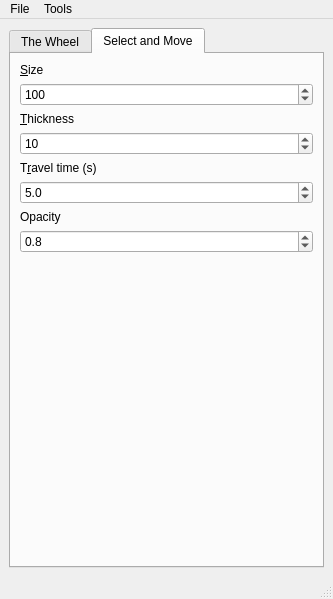
<?xml version="1.0" encoding="UTF-8"?>
<ui version="4.0">
 <author>Joan Juvert</author>
 <class>MainWindow</class>
 <widget class="QMainWindow" name="MainWindow">
  <property name="geometry">
   <rect>
    <x>0</x>
    <y>0</y>
    <width>333</width>
    <height>599</height>
   </rect>
  </property>
  <property name="sizePolicy">
   <sizepolicy hsizetype="Preferred" vsizetype="Preferred">
    <horstretch>0</horstretch>
    <verstretch>0</verstretch>
   </sizepolicy>
  </property>
  <property name="maximumSize">
   <size>
    <width>16777215</width>
    <height>599</height>
   </size>
  </property>
  <property name="focusPolicy">
   <enum>Qt::ClickFocus</enum>
  </property>
  <property name="windowTitle">
   <string>OET</string>
  </property>
  <widget class="QWidget" name="centralwidget">
   <property name="autoFillBackground">
    <bool>false</bool>
   </property>
   <layout class="QGridLayout" name="gridLayout_4">
    <item row="0" column="1">
     <widget class="QTabWidget" name="tabWidget">
      <property name="currentIndex">
       <number>1</number>
      </property>
      <widget class="QWidget" name="wheelTab">
       <attribute name="title">
        <string>The Wheel</string>
       </attribute>
       <layout class="QGridLayout" name="gridLayout">
        <item row="0" column="0">
         <layout class="QGridLayout" name="gridLayout_2">
          <item row="0" column="0">
           <layout class="QVBoxLayout" name="verticalLayout">
            <item>
             <layout class="QVBoxLayout" name="verticalLayout_2">
              <item>
               <widget class="QLabel" name="tab1_scaleLabel">
                <property name="text">
                 <string>&amp;Scale</string>
                </property>
                <property name="buddy">
                 <cstring>tab1_scaleSpinBox</cstring>
                </property>
               </widget>
              </item>
              <item>
               <widget class="QDoubleSpinBox" name="tab1_scaleSpinBox">
                <property name="toolTip">
                 <string>Scale of the figure</string>
                </property>
                <property name="accelerated">
                 <bool>false</bool>
                </property>
                <property name="maximum">
                 <double>100.000000000000000</double>
                </property>
                <property name="singleStep">
                 <double>0.100000000000000</double>
                </property>
                <property name="value">
                 <double>1.000000000000000</double>
                </property>
               </widget>
              </item>
             </layout>
            </item>
            <item>
             <layout class="QVBoxLayout" name="verticalLayout_9">
              <item>
               <widget class="QLabel" name="tab1_thicknessLabel">
                <property name="text">
                 <string>&amp;Thickness</string>
                </property>
                <property name="buddy">
                 <cstring>tab1_thicknessSpinBox</cstring>
                </property>
               </widget>
              </item>
              <item>
               <widget class="QDoubleSpinBox" name="tab1_thicknessSpinBox">
                <property name="toolTip">
                 <string>Thickness of the lines</string>
                </property>
                <property name="decimals">
                 <number>0</number>
                </property>
                <property name="value">
                 <double>10.000000000000000</double>
                </property>
               </widget>
              </item>
             </layout>
            </item>
            <item>
             <layout class="QVBoxLayout" name="verticalLayout_3">
              <item>
               <widget class="QLabel" name="tab1_speedLabel">
                <property name="text">
                 <string>&amp;Angular velocity (rps)</string>
                </property>
                <property name="buddy">
                 <cstring>tab1_speedSpinBox</cstring>
                </property>
               </widget>
              </item>
              <item>
               <widget class="QDoubleSpinBox" name="tab1_speedSpinBox">
                <property name="toolTip">
                 <string>Angular velocity in revolutions per second</string>
                </property>
                <property name="decimals">
                 <number>3</number>
                </property>
                <property name="maximum">
                 <double>100.000000000000000</double>
                </property>
                <property name="singleStep">
                 <double>0.010000000000000</double>
                </property>
                <property name="value">
                 <double>0.010000000000000</double>
                </property>
               </widget>
              </item>
             </layout>
            </item>
            <item>
             <layout class="QVBoxLayout" name="verticalLayout_4">
              <item>
               <widget class="QLabel" name="tab1_distanceLabel">
                <property name="text">
                 <string>&amp;Distance (um)</string>
                </property>
                <property name="buddy">
                 <cstring>tab1_distanceSpinBox</cstring>
                </property>
               </widget>
              </item>
              <item>
               <widget class="QDoubleSpinBox" name="tab1_distanceSpinBox">
                <property name="toolTip">
                 <string>The distance from the center of the wheel to the center of the bead</string>
                </property>
                <property name="decimals">
                 <number>1</number>
                </property>
                <property name="maximum">
                 <double>1000.000000000000000</double>
                </property>
                <property name="value">
                 <double>100.000000000000000</double>
                </property>
               </widget>
              </item>
             </layout>
            </item>
            <item>
             <layout class="QVBoxLayout" name="verticalLayout_6">
              <item>
               <widget class="QLabel" name="tab1_diameterLabel">
                <property name="text">
                 <string>Bead dia&amp;meter (um)</string>
                </property>
                <property name="buddy">
                 <cstring>tab1_diameterSpinBox</cstring>
                </property>
               </widget>
              </item>
              <item>
               <widget class="QDoubleSpinBox" name="tab1_diameterSpinBox">
                <property name="toolTip">
                 <string>Radius of the bead in microns</string>
                </property>
                <property name="decimals">
                 <number>1</number>
                </property>
                <property name="maximum">
                 <double>1000.000000000000000</double>
                </property>
                <property name="value">
                 <double>10.000000000000000</double>
                </property>
               </widget>
              </item>
             </layout>
            </item>
            <item>
             <layout class="QVBoxLayout" name="verticalLayout_10">
              <item>
               <widget class="QLabel" name="tab1_densityLabel">
                <property name="text">
                 <string>Bead de&amp;nsity (g/cm3)</string>
                </property>
                <property name="buddy">
                 <cstring>tab1_densitySpinBox</cstring>
                </property>
               </widget>
              </item>
              <item>
               <widget class="QDoubleSpinBox" name="tab1_densitySpinBox">
                <property name="toolTip">
                 <string>The density of the bead in g/cm3</string>
                </property>
                <property name="decimals">
                 <number>3</number>
                </property>
                <property name="maximum">
                 <double>100.000000000000000</double>
                </property>
               </widget>
              </item>
             </layout>
            </item>
            <item>
             <layout class="QVBoxLayout" name="verticalLayout_7">
              <item>
               <widget class="QLabel" name="tab1_viscositylabel">
                <property name="text">
                 <string>Dynamic &amp;viscosity (mPa s)</string>
                </property>
                <property name="buddy">
                 <cstring>tab1_viscositySpinBox</cstring>
                </property>
               </widget>
              </item>
              <item>
               <widget class="QDoubleSpinBox" name="tab1_viscositySpinBox">
                <property name="toolTip">
                 <string>Dynamic viscosity of the solution in mPa s</string>
                </property>
                <property name="decimals">
                 <number>5</number>
                </property>
                <property name="maximum">
                 <double>1000000.000000000000000</double>
                </property>
               </widget>
              </item>
             </layout>
            </item>
           </layout>
          </item>
          <item row="0" column="1">
           <layout class="QVBoxLayout" name="verticalLayout_12">
            <item>
             <layout class="QVBoxLayout" name="verticalLayout_5">
              <item>
               <widget class="QLabel" name="tab1_linspeedLabel">
                <property name="text">
                 <string>Linear velocity (um/s)</string>
                </property>
               </widget>
              </item>
              <item>
               <widget class="QLCDNumber" name="tab1_linVelocityLcdNumber">
                <property name="palette">
                 <palette>
                  <active>
                   <colorrole role="WindowText">
                    <brush brushstyle="SolidPattern">
                     <color alpha="255">
                      <red>33</red>
                      <green>33</green>
                      <blue>33</blue>
                     </color>
                    </brush>
                   </colorrole>
                   <colorrole role="Light">
                    <brush brushstyle="SolidPattern">
                     <color alpha="255">
                      <red>100</red>
                      <green>100</green>
                      <blue>100</blue>
                     </color>
                    </brush>
                   </colorrole>
                   <colorrole role="Dark">
                    <brush brushstyle="SolidPattern">
                     <color alpha="255">
                      <red>0</red>
                      <green>0</green>
                      <blue>0</blue>
                     </color>
                    </brush>
                   </colorrole>
                   <colorrole role="Text">
                    <brush brushstyle="SolidPattern">
                     <color alpha="255">
                      <red>33</red>
                      <green>33</green>
                      <blue>33</blue>
                     </color>
                    </brush>
                   </colorrole>
                   <colorrole role="ButtonText">
                    <brush brushstyle="SolidPattern">
                     <color alpha="255">
                      <red>33</red>
                      <green>33</green>
                      <blue>33</blue>
                     </color>
                    </brush>
                   </colorrole>
                  </active>
                  <inactive>
                   <colorrole role="WindowText">
                    <brush brushstyle="SolidPattern">
                     <color alpha="255">
                      <red>33</red>
                      <green>33</green>
                      <blue>33</blue>
                     </color>
                    </brush>
                   </colorrole>
                   <colorrole role="Light">
                    <brush brushstyle="SolidPattern">
                     <color alpha="255">
                      <red>100</red>
                      <green>100</green>
                      <blue>100</blue>
                     </color>
                    </brush>
                   </colorrole>
                   <colorrole role="Dark">
                    <brush brushstyle="SolidPattern">
                     <color alpha="255">
                      <red>0</red>
                      <green>0</green>
                      <blue>0</blue>
                     </color>
                    </brush>
                   </colorrole>
                   <colorrole role="Text">
                    <brush brushstyle="SolidPattern">
                     <color alpha="255">
                      <red>33</red>
                      <green>33</green>
                      <blue>33</blue>
                     </color>
                    </brush>
                   </colorrole>
                   <colorrole role="ButtonText">
                    <brush brushstyle="SolidPattern">
                     <color alpha="255">
                      <red>33</red>
                      <green>33</green>
                      <blue>33</blue>
                     </color>
                    </brush>
                   </colorrole>
                  </inactive>
                  <disabled>
                   <colorrole role="WindowText">
                    <brush brushstyle="SolidPattern">
                     <color alpha="255">
                      <red>0</red>
                      <green>0</green>
                      <blue>0</blue>
                     </color>
                    </brush>
                   </colorrole>
                   <colorrole role="Light">
                    <brush brushstyle="SolidPattern">
                     <color alpha="255">
                      <red>100</red>
                      <green>100</green>
                      <blue>100</blue>
                     </color>
                    </brush>
                   </colorrole>
                   <colorrole role="Dark">
                    <brush brushstyle="SolidPattern">
                     <color alpha="255">
                      <red>0</red>
                      <green>0</green>
                      <blue>0</blue>
                     </color>
                    </brush>
                   </colorrole>
                   <colorrole role="Text">
                    <brush brushstyle="SolidPattern">
                     <color alpha="255">
                      <red>0</red>
                      <green>0</green>
                      <blue>0</blue>
                     </color>
                    </brush>
                   </colorrole>
                   <colorrole role="ButtonText">
                    <brush brushstyle="SolidPattern">
                     <color alpha="255">
                      <red>0</red>
                      <green>0</green>
                      <blue>0</blue>
                     </color>
                    </brush>
                   </colorrole>
                  </disabled>
                 </palette>
                </property>
                <property name="toolTip">
                 <string>Linear velocity of the bead in microns per second</string>
                </property>
                <property name="frameShape">
                 <enum>QFrame::NoFrame</enum>
                </property>
                <property name="frameShadow">
                 <enum>QFrame::Raised</enum>
                </property>
                <property name="smallDecimalPoint">
                 <bool>false</bool>
                </property>
                <property name="numDigits">
                 <number>6</number>
                </property>
               </widget>
              </item>
             </layout>
            </item>
            <item>
             <layout class="QVBoxLayout" name="verticalLayout_8">
              <item>
               <widget class="QLabel" name="tab1_forcelabel">
                <property name="text">
                 <string>DEP (pN)</string>
                </property>
                <property name="textFormat">
                 <enum>Qt::PlainText</enum>
                </property>
               </widget>
              </item>
              <item>
               <widget class="QLCDNumber" name="tab1_forceLcdNumber">
                <property name="palette">
                 <palette>
                  <active>
                   <colorrole role="WindowText">
                    <brush brushstyle="SolidPattern">
                     <color alpha="255">
                      <red>33</red>
                      <green>33</green>
                      <blue>33</blue>
                     </color>
                    </brush>
                   </colorrole>
                   <colorrole role="Light">
                    <brush brushstyle="SolidPattern">
                     <color alpha="255">
                      <red>100</red>
                      <green>100</green>
                      <blue>100</blue>
                     </color>
                    </brush>
                   </colorrole>
                   <colorrole role="Dark">
                    <brush brushstyle="SolidPattern">
                     <color alpha="255">
                      <red>0</red>
                      <green>0</green>
                      <blue>0</blue>
                     </color>
                    </brush>
                   </colorrole>
                   <colorrole role="Text">
                    <brush brushstyle="SolidPattern">
                     <color alpha="255">
                      <red>33</red>
                      <green>33</green>
                      <blue>33</blue>
                     </color>
                    </brush>
                   </colorrole>
                   <colorrole role="ButtonText">
                    <brush brushstyle="SolidPattern">
                     <color alpha="255">
                      <red>33</red>
                      <green>33</green>
                      <blue>33</blue>
                     </color>
                    </brush>
                   </colorrole>
                  </active>
                  <inactive>
                   <colorrole role="WindowText">
                    <brush brushstyle="SolidPattern">
                     <color alpha="255">
                      <red>33</red>
                      <green>33</green>
                      <blue>33</blue>
                     </color>
                    </brush>
                   </colorrole>
                   <colorrole role="Light">
                    <brush brushstyle="SolidPattern">
                     <color alpha="255">
                      <red>100</red>
                      <green>100</green>
                      <blue>100</blue>
                     </color>
                    </brush>
                   </colorrole>
                   <colorrole role="Dark">
                    <brush brushstyle="SolidPattern">
                     <color alpha="255">
                      <red>0</red>
                      <green>0</green>
                      <blue>0</blue>
                     </color>
                    </brush>
                   </colorrole>
                   <colorrole role="Text">
                    <brush brushstyle="SolidPattern">
                     <color alpha="255">
                      <red>33</red>
                      <green>33</green>
                      <blue>33</blue>
                     </color>
                    </brush>
                   </colorrole>
                   <colorrole role="ButtonText">
                    <brush brushstyle="SolidPattern">
                     <color alpha="255">
                      <red>33</red>
                      <green>33</green>
                      <blue>33</blue>
                     </color>
                    </brush>
                   </colorrole>
                  </inactive>
                  <disabled>
                   <colorrole role="WindowText">
                    <brush brushstyle="SolidPattern">
                     <color alpha="255">
                      <red>0</red>
                      <green>0</green>
                      <blue>0</blue>
                     </color>
                    </brush>
                   </colorrole>
                   <colorrole role="Light">
                    <brush brushstyle="SolidPattern">
                     <color alpha="255">
                      <red>100</red>
                      <green>100</green>
                      <blue>100</blue>
                     </color>
                    </brush>
                   </colorrole>
                   <colorrole role="Dark">
                    <brush brushstyle="SolidPattern">
                     <color alpha="255">
                      <red>0</red>
                      <green>0</green>
                      <blue>0</blue>
                     </color>
                    </brush>
                   </colorrole>
                   <colorrole role="Text">
                    <brush brushstyle="SolidPattern">
                     <color alpha="255">
                      <red>0</red>
                      <green>0</green>
                      <blue>0</blue>
                     </color>
                    </brush>
                   </colorrole>
                   <colorrole role="ButtonText">
                    <brush brushstyle="SolidPattern">
                     <color alpha="255">
                      <red>0</red>
                      <green>0</green>
                      <blue>0</blue>
                     </color>
                    </brush>
                   </colorrole>
                  </disabled>
                 </palette>
                </property>
                <property name="toolTip">
                 <string>Dielectrophoretic force in pN</string>
                </property>
                <property name="frameShape">
                 <enum>QFrame::NoFrame</enum>
                </property>
                <property name="frameShadow">
                 <enum>QFrame::Raised</enum>
                </property>
                <property name="smallDecimalPoint">
                 <bool>false</bool>
                </property>
                <property name="numDigits">
                 <number>6</number>
                </property>
               </widget>
              </item>
             </layout>
            </item>
            <item>
             <layout class="QVBoxLayout" name="verticalLayout_11">
              <item>
               <widget class="QLabel" name="tab1_centripetalLabel">
                <property name="text">
                 <string>Centripetal force (pN)</string>
                </property>
                <property name="textFormat">
                 <enum>Qt::PlainText</enum>
                </property>
               </widget>
              </item>
              <item>
               <widget class="QLCDNumber" name="tab1_centripetalLcdNumber">
                <property name="palette">
                 <palette>
                  <active>
                   <colorrole role="WindowText">
                    <brush brushstyle="SolidPattern">
                     <color alpha="255">
                      <red>33</red>
                      <green>33</green>
                      <blue>33</blue>
                     </color>
                    </brush>
                   </colorrole>
                   <colorrole role="Light">
                    <brush brushstyle="SolidPattern">
                     <color alpha="255">
                      <red>100</red>
                      <green>100</green>
                      <blue>100</blue>
                     </color>
                    </brush>
                   </colorrole>
                   <colorrole role="Dark">
                    <brush brushstyle="SolidPattern">
                     <color alpha="255">
                      <red>0</red>
                      <green>0</green>
                      <blue>0</blue>
                     </color>
                    </brush>
                   </colorrole>
                   <colorrole role="Text">
                    <brush brushstyle="SolidPattern">
                     <color alpha="255">
                      <red>33</red>
                      <green>33</green>
                      <blue>33</blue>
                     </color>
                    </brush>
                   </colorrole>
                   <colorrole role="ButtonText">
                    <brush brushstyle="SolidPattern">
                     <color alpha="255">
                      <red>33</red>
                      <green>33</green>
                      <blue>33</blue>
                     </color>
                    </brush>
                   </colorrole>
                  </active>
                  <inactive>
                   <colorrole role="WindowText">
                    <brush brushstyle="SolidPattern">
                     <color alpha="255">
                      <red>33</red>
                      <green>33</green>
                      <blue>33</blue>
                     </color>
                    </brush>
                   </colorrole>
                   <colorrole role="Light">
                    <brush brushstyle="SolidPattern">
                     <color alpha="255">
                      <red>100</red>
                      <green>100</green>
                      <blue>100</blue>
                     </color>
                    </brush>
                   </colorrole>
                   <colorrole role="Dark">
                    <brush brushstyle="SolidPattern">
                     <color alpha="255">
                      <red>0</red>
                      <green>0</green>
                      <blue>0</blue>
                     </color>
                    </brush>
                   </colorrole>
                   <colorrole role="Text">
                    <brush brushstyle="SolidPattern">
                     <color alpha="255">
                      <red>33</red>
                      <green>33</green>
                      <blue>33</blue>
                     </color>
                    </brush>
                   </colorrole>
                   <colorrole role="ButtonText">
                    <brush brushstyle="SolidPattern">
                     <color alpha="255">
                      <red>33</red>
                      <green>33</green>
                      <blue>33</blue>
                     </color>
                    </brush>
                   </colorrole>
                  </inactive>
                  <disabled>
                   <colorrole role="WindowText">
                    <brush brushstyle="SolidPattern">
                     <color alpha="255">
                      <red>0</red>
                      <green>0</green>
                      <blue>0</blue>
                     </color>
                    </brush>
                   </colorrole>
                   <colorrole role="Light">
                    <brush brushstyle="SolidPattern">
                     <color alpha="255">
                      <red>100</red>
                      <green>100</green>
                      <blue>100</blue>
                     </color>
                    </brush>
                   </colorrole>
                   <colorrole role="Dark">
                    <brush brushstyle="SolidPattern">
                     <color alpha="255">
                      <red>0</red>
                      <green>0</green>
                      <blue>0</blue>
                     </color>
                    </brush>
                   </colorrole>
                   <colorrole role="Text">
                    <brush brushstyle="SolidPattern">
                     <color alpha="255">
                      <red>0</red>
                      <green>0</green>
                      <blue>0</blue>
                     </color>
                    </brush>
                   </colorrole>
                   <colorrole role="ButtonText">
                    <brush brushstyle="SolidPattern">
                     <color alpha="255">
                      <red>0</red>
                      <green>0</green>
                      <blue>0</blue>
                     </color>
                    </brush>
                   </colorrole>
                  </disabled>
                 </palette>
                </property>
                <property name="toolTip">
                 <string>Centripetal force in pN</string>
                </property>
                <property name="frameShape">
                 <enum>QFrame::NoFrame</enum>
                </property>
                <property name="frameShadow">
                 <enum>QFrame::Raised</enum>
                </property>
                <property name="smallDecimalPoint">
                 <bool>false</bool>
                </property>
                <property name="numDigits">
                 <number>6</number>
                </property>
               </widget>
              </item>
             </layout>
            </item>
           </layout>
          </item>
         </layout>
        </item>
        <item row="2" column="0">
         <layout class="QVBoxLayout" name="verticalLayout_13">
          <item>
           <layout class="QHBoxLayout" name="horizontalLayout">
            <item>
             <widget class="QPushButton" name="tab1_engagePushButton">
              <property name="toolTip">
               <string>Start the animation</string>
              </property>
              <property name="text">
               <string>&amp;Engage</string>
              </property>
             </widget>
            </item>
            <item>
             <widget class="QPushButton" name="tab1_stopPushButton">
              <property name="toolTip">
               <string>Stop the animation</string>
              </property>
              <property name="text">
               <string>Sto&amp;p</string>
              </property>
             </widget>
            </item>
           </layout>
          </item>
          <item>
           <widget class="QPushButton" name="tab1_recordPushButton">
            <property name="focusPolicy">
             <enum>Qt::StrongFocus</enum>
            </property>
            <property name="toolTip">
             <string>Record the current parameters to file</string>
            </property>
            <property name="text">
             <string>&amp;Record</string>
            </property>
           </widget>
          </item>
         </layout>
        </item>
        <item row="1" column="0">
         <spacer name="verticalSpacer">
          <property name="orientation">
           <enum>Qt::Vertical</enum>
          </property>
          <property name="sizeHint" stdset="0">
           <size>
            <width>20</width>
            <height>40</height>
           </size>
          </property>
         </spacer>
        </item>
       </layout>
      </widget>
      <widget class="QWidget" name="testTab">
       <attribute name="title">
        <string>Select and Move</string>
       </attribute>
       <layout class="QVBoxLayout" name="verticalLayout_18">
        <item>
         <layout class="QVBoxLayout" name="verticalLayout_16">
          <item>
           <widget class="QLabel" name="tab2_sizeLabel">
            <property name="text">
             <string>&amp;Size</string>
            </property>
            <property name="buddy">
             <cstring>tab2_sizeSpinBox</cstring>
            </property>
           </widget>
          </item>
          <item>
           <widget class="QDoubleSpinBox" name="tab2_sizeSpinBox">
            <property name="decimals">
             <number>0</number>
            </property>
            <property name="maximum">
             <double>1000.000000000000000</double>
            </property>
            <property name="value">
             <double>100.000000000000000</double>
            </property>
           </widget>
          </item>
         </layout>
        </item>
        <item>
         <layout class="QVBoxLayout" name="verticalLayout_14">
          <item>
           <widget class="QLabel" name="tab2_thicknessLabel">
            <property name="text">
             <string>&amp;Thickness</string>
            </property>
            <property name="buddy">
             <cstring>tab2_thicknessSpinBox</cstring>
            </property>
           </widget>
          </item>
          <item>
           <widget class="QDoubleSpinBox" name="tab2_thicknessSpinBox">
            <property name="decimals">
             <number>0</number>
            </property>
            <property name="minimum">
             <double>1.000000000000000</double>
            </property>
            <property name="value">
             <double>10.000000000000000</double>
            </property>
           </widget>
          </item>
         </layout>
        </item>
        <item>
         <layout class="QVBoxLayout" name="verticalLayout_15">
          <item>
           <widget class="QLabel" name="tab2_travelTimeLabel">
            <property name="text">
             <string>T&amp;ravel time (s)</string>
            </property>
            <property name="buddy">
             <cstring>tab2_travelTimeSpinBox</cstring>
            </property>
           </widget>
          </item>
          <item>
           <widget class="QDoubleSpinBox" name="tab2_travelTimeSpinBox">
            <property name="decimals">
             <number>1</number>
            </property>
            <property name="minimum">
             <double>0.100000000000000</double>
            </property>
            <property name="singleStep">
             <double>0.100000000000000</double>
            </property>
            <property name="value">
             <double>5.000000000000000</double>
            </property>
           </widget>
          </item>
         </layout>
        </item>
        <item>
         <layout class="QVBoxLayout" name="verticalLayout_17">
          <item>
           <widget class="QLabel" name="tab2_opacityLabel">
            <property name="text">
             <string>Opacity</string>
            </property>
            <property name="buddy">
             <cstring>tab2_opacitySpinBox</cstring>
            </property>
           </widget>
          </item>
          <item>
           <widget class="QDoubleSpinBox" name="tab2_opacitySpinBox">
            <property name="decimals">
             <number>1</number>
            </property>
            <property name="maximum">
             <double>1.000000000000000</double>
            </property>
            <property name="singleStep">
             <double>0.100000000000000</double>
            </property>
            <property name="value">
             <double>0.800000000000000</double>
            </property>
           </widget>
          </item>
         </layout>
        </item>
        <item>
         <spacer name="verticalSpacer_2">
          <property name="orientation">
           <enum>Qt::Vertical</enum>
          </property>
          <property name="sizeHint" stdset="0">
           <size>
            <width>20</width>
            <height>304</height>
           </size>
          </property>
         </spacer>
        </item>
       </layout>
      </widget>
     </widget>
    </item>
   </layout>
  </widget>
  <widget class="QMenuBar" name="menubar">
   <property name="geometry">
    <rect>
     <x>0</x>
     <y>0</y>
     <width>333</width>
     <height>27</height>
    </rect>
   </property>
   <widget class="QMenu" name="menuFile">
    <property name="title">
     <string>File</string>
    </property>
    <addaction name="actionQuit"/>
   </widget>
   <widget class="QMenu" name="menuColor">
    <property name="title">
     <string>Tools</string>
    </property>
    <addaction name="actionInvert"/>
    <addaction name="actionReset"/>
   </widget>
   <addaction name="menuFile"/>
   <addaction name="menuColor"/>
  </widget>
  <widget class="QStatusBar" name="statusbar"/>
  <action name="actionQuit">
   <property name="text">
    <string>Quit</string>
   </property>
   <property name="shortcut">
    <string>Ctrl+Q</string>
   </property>
  </action>
  <action name="actionInvert">
   <property name="checkable">
    <bool>true</bool>
   </property>
   <property name="text">
    <string>Invert</string>
   </property>
   <property name="shortcut">
    <string>Alt+I</string>
   </property>
  </action>
  <action name="actionReset">
   <property name="text">
    <string>Reset</string>
   </property>
  </action>
 </widget>
 <tabstops>
  <tabstop>tab1_scaleSpinBox</tabstop>
  <tabstop>tab1_thicknessSpinBox</tabstop>
  <tabstop>tab1_speedSpinBox</tabstop>
  <tabstop>tab1_distanceSpinBox</tabstop>
  <tabstop>tab1_diameterSpinBox</tabstop>
  <tabstop>tab1_densitySpinBox</tabstop>
  <tabstop>tab1_viscositySpinBox</tabstop>
  <tabstop>tab1_engagePushButton</tabstop>
  <tabstop>tab1_stopPushButton</tabstop>
  <tabstop>tab1_recordPushButton</tabstop>
 </tabstops>
 <resources/>
 <connections>
  <connection>
   <sender>actionQuit</sender>
   <signal>activated()</signal>
   <receiver>MainWindow</receiver>
   <slot>close()</slot>
   <hints>
    <hint type="sourcelabel">
     <x>-1</x>
     <y>-1</y>
    </hint>
    <hint type="destinationlabel">
     <x>332</x>
     <y>299</y>
    </hint>
   </hints>
  </connection>
 </connections>
</ui>
